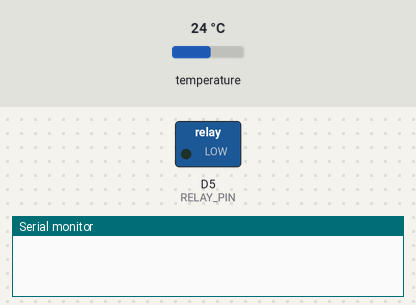
Simulated run of this program. Board: ESP8266 (NodeMCU). Parts: switched loads named in the program (green lamp = pin HIGH), the last lines printed to the serial monitor. The test bench sets the inputs (shaded band); at power-on: temperature 24 °C. WiFi joins after 1.5 s; servers stay silent unless stated; network time is answered at once with the bench clock; the local clock reads 2024-03-15 10:24:30 at power-on unless the program sets it; the Firebase database answers and starts empty.

Above: at 0.1 s.
At 4.4 s:
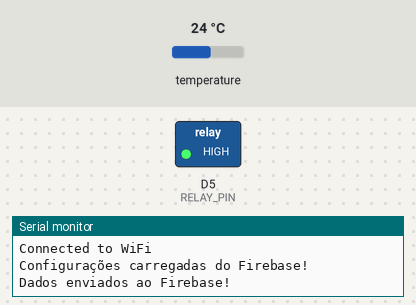
Timing chart, 0 to 5.9 s (numbered marks = the images above):
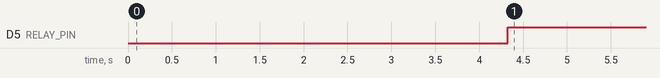

Measured:
- by itself, D5 (RELAY_PIN): LOW → HIGH at 4.3 s

The program:

main.cpp
```cpp
#include <ESP8266WiFi.h>
#include <Firebase.h>
#include <OneWire.h>
#include <DallasTemperature.h>
#include <NTPClient.h>
#include <WiFiUdp.h>

// Configuração Wi-Fi e Firebase
#define FIREBASE_HOST "https://controle-fermentacao-default-rtdb.firebaseio.com"
#define FIREBASE_AUTH ""
const char *ssid = "";
const char *password = "";

// Pinos e instâncias
#define ONE_WIRE_BUS D4 // Pino do sensor DS18B20
#define RELAY_PIN D5    // Pino do módulo relé
OneWire oneWire(ONE_WIRE_BUS);
DallasTemperature sensors(&oneWire);
FirebaseData firebaseData;
FirebaseConfig config;
FirebaseAuth auth;

// Configuração do NTP para obter o horário
WiFiUDP ntpUDP;
const long utcOffsetInSeconds = -3 * 3600;
NTPClient timeClient(ntpUDP, "a.st1.ntp.br", utcOffsetInSeconds, 60000);

// Variáveis de controle de temperatura
float targetTemp = 18.0;
float tempHysteresis = 0.5;
unsigned long lastRelaySwitch = 0;
unsigned long relayDelay = 300000;
bool relayOn = false;

// Timer para envio ao Firebase
unsigned long lastFirebaseUpdate = 0;
const unsigned long firebaseInterval = 300000; // Atualização a cada 5 minuto

// Declarações de funções
void updateFirebase();
void updateFirebaseRelay();
void getFirebaseSettings();
void updateFirebaseIfNeeded();
void controlTemperature();

void setup()
{
    Serial.begin(115200);

    WiFi.begin(ssid, password);
    while (WiFi.status() != WL_CONNECTED)
    {
        delay(1000);
        Serial.println("Connecting to WiFi...");
    }

    Serial.println("Connected to WiFi");

    sensors.begin();
    timeClient.begin();

    config.host = FIREBASE_HOST;
    config.signer.tokens.legacy_token = FIREBASE_AUTH;

    Firebase.begin(&config, &auth);
    Firebase.reconnectWiFi(true);

    pinMode(RELAY_PIN, OUTPUT);
    digitalWrite(RELAY_PIN, LOW); // Relé desligado inicialmente

    getFirebaseSettings();
    updateFirebase();
}

void loop()
{
    controlTemperature();
    updateFirebaseIfNeeded();
}

void updateFirebase()
{
    sensors.requestTemperatures();
    float currentTemp = round(sensors.getTempCByIndex(0) * 10.0) / 10.0;

    if (!timeClient.update())
    {
        Serial.println("Falha ao sincronizar com o servidor NTP.");
        timeClient.forceUpdate();
    }

    unsigned long timestamp = timeClient.getEpochTime();

    FirebaseJson json;
    json.set("timestamp", timestamp);
    json.set("temperature", currentTemp);
    json.set("relayOn", relayOn);

    Firebase.pushJSON(firebaseData, "/records", json);
    Firebase.setFloat(firebaseData, "/config/currentTemp", currentTemp);

    lastFirebaseUpdate = millis();

    Serial.println("Dados enviados ao Firebase!");
}

void updateFirebaseRelay()
{
    Firebase.setBool(firebaseData, "/config/relayOn", relayOn);
}

void getFirebaseSettings()
{
    if (Firebase.getFloat(firebaseData, "/config/targetTemp"))
    {
        targetTemp = firebaseData.floatData();
    }

    if (Firebase.getFloat(firebaseData, "/config/tempHysteresis"))
    {
        tempHysteresis = firebaseData.floatData();
    }

    if (Firebase.getFloat(firebaseData, "/config/relayDelay"))
    {
        relayDelay = firebaseData.floatData();
    }

    Serial.println("Configurações carregadas do Firebase!");
}

void updateFirebaseIfNeeded()
{
    if (millis() - lastFirebaseUpdate >= firebaseInterval)
    {
        updateFirebase();
        getFirebaseSettings();
    }
}

void controlTemperature()
{
    if (millis() - lastRelaySwitch > relayDelay)
    {
        sensors.requestTemperatures();
        float currentTemp = sensors.getTempCByIndex(0);

        if (currentTemp > targetTemp + tempHysteresis && !relayOn)
        {
            // Liga a geladeira
            digitalWrite(RELAY_PIN, HIGH);
            relayOn = true;
            updateFirebaseRelay();
            lastRelaySwitch = millis();
            Serial.println("Geladeira ligada!");
        }
        else if (currentTemp < targetTemp && relayOn)
        {
            // Desliga a geladeira
            digitalWrite(RELAY_PIN, LOW);
            relayOn = false;
            updateFirebaseRelay();
            lastRelaySwitch = millis();
            Serial.println("Geladeira desligada!");
        }
    }
}
```
